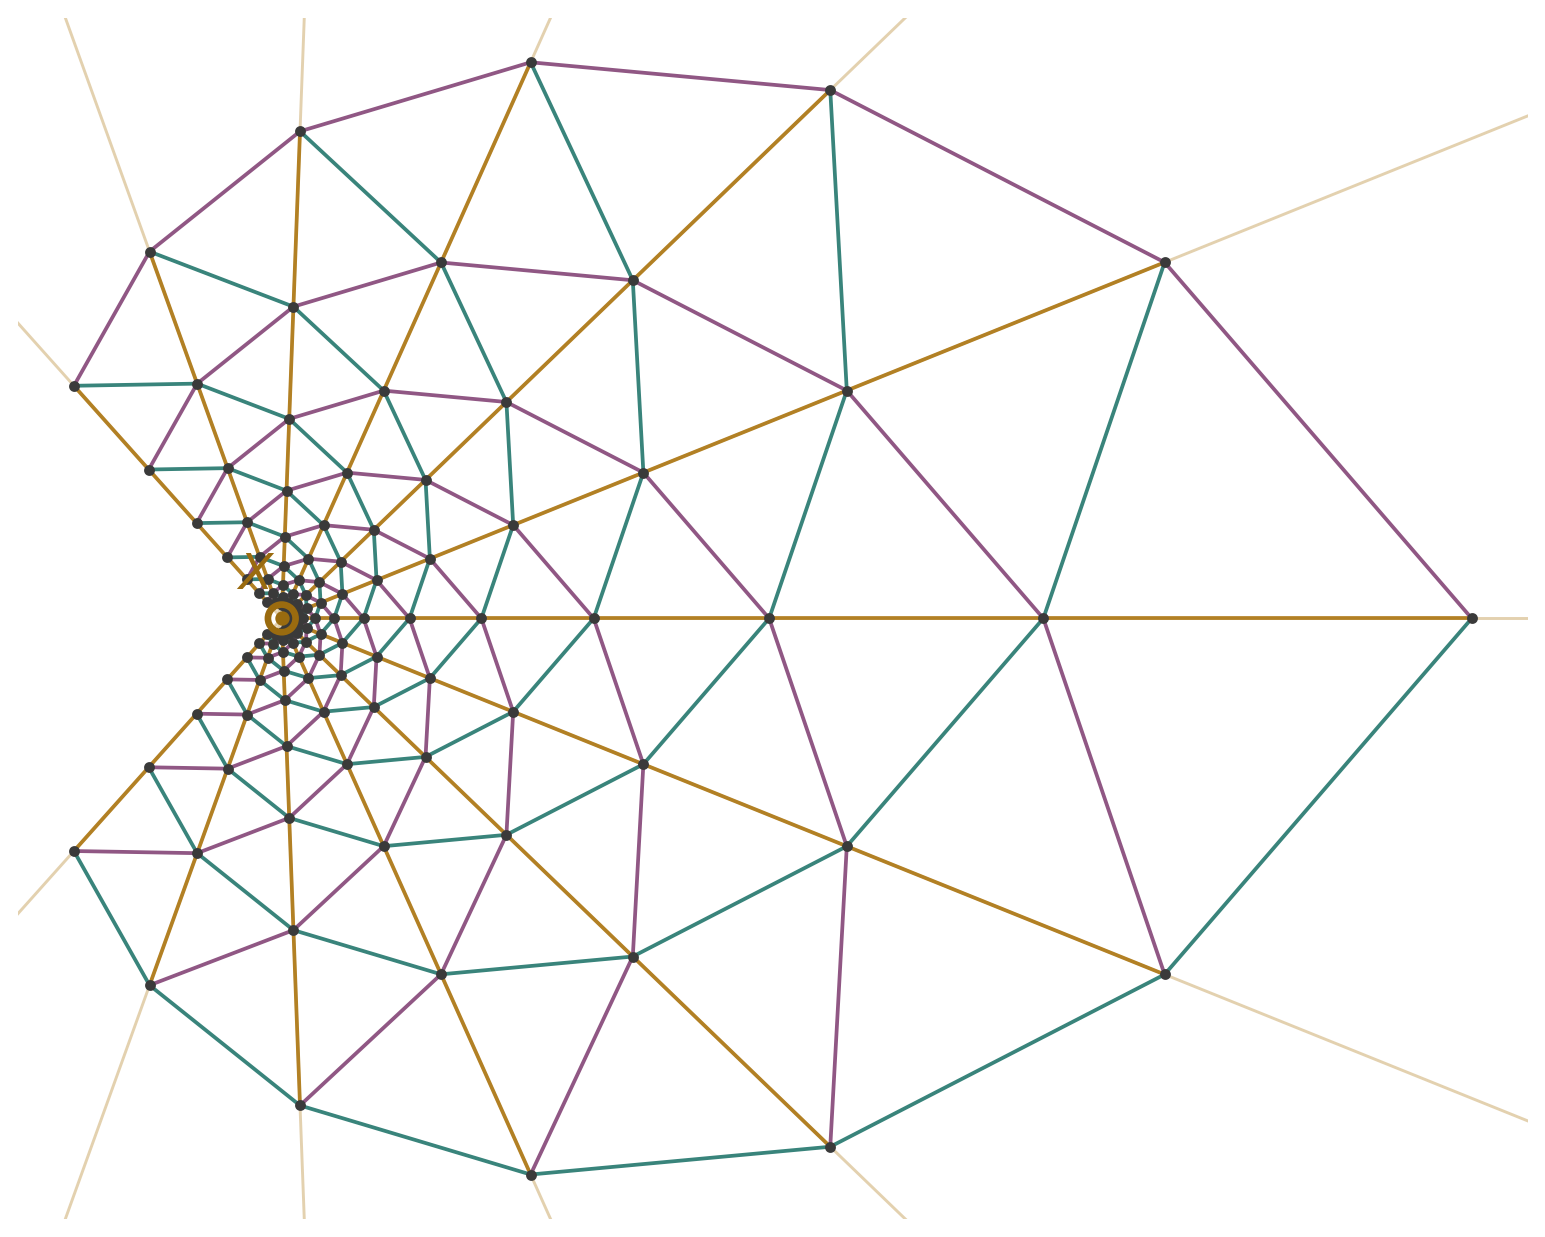

This figure's Python source:
"""fig07_grid_B5over4.py — Figure: center grid of D_B for B = 5/4 (A = 25/16), six rings.

Purpose (Corollary 5.3): the grid triangles are all similar and the rows lie
on rays that meet at X = -(B^2+1)/(B^2-1) = (-41/9, 0). Improvements: the
rays are actually drawn (faint gold lines from X through each row, extended
slightly beyond the configuration), the directions are color-coded, and X is
marked and labeled.
"""
import doylefig as D

B = 1.25
M = 6
cen, rad = D.build_config(B * B, B, M)
X = D.family_X(B)

fig, ax = D.new_axes((6.8, 5.2))
# faint full rays from X through each row (one representative center per row)
for q in range(-M, M + 1):
    zr = next((cen[(p, q)] for p in range(-M, M + 1) if (p, q) in cen), None)
    if zr is None:
        continue
    d = zr - X
    d /= abs(d)
    far = X + d * 95
    ax.plot([X, far.real], [X * 0 + 0, far.imag], color=D.ROW, lw=0.7,
            alpha=0.35, zorder=1)
D.draw_grid(ax, cen, lw=0.9)
for z in cen.values():
    ax.plot(z.real, z.imag, "o", ms=1.6, color="#3A3A3A", zorder=4)
D.mark_X(ax, X)
xs = [z.real for z in cen.values()] + [X - 1.5]
ys = [z.imag for z in cen.values()]
D.fit_view(ax, xs, ys)
D.save(fig, "fig07_grid_B5over4")
